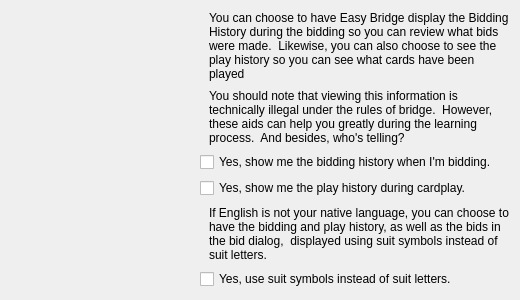
<?xml version="1.0" encoding="UTF-8"?>
<ui version="4.0">
 <class>CProgConfigViewSettingsPage</class>
 <widget class="QWizardPage" name="CProgConfigViewSettingsPage">
  <property name="geometry">
   <rect>
    <x>0</x>
    <y>0</y>
    <width>520</width>
    <height>300</height>
   </rect>
  </property>
  <property name="windowTitle">
   <string>WizardPage</string>
  </property>
  <layout class="QVBoxLayout" name="verticalLayout_2">
   <item>
    <layout class="QHBoxLayout" name="horizontalLayout">
     <item>
      <widget class="QLabel" name="label">
       <property name="text">
        <string/>
       </property>
       <property name="pixmap">
        <pixmap resource="images.qrc">:/newPrefix/resources/BridgeSceneGG5.bmp</pixmap>
       </property>
      </widget>
     </item>
     <item>
      <layout class="QVBoxLayout" name="verticalLayout">
       <item>
        <widget class="QLabel" name="label_2">
         <property name="maximumSize">
          <size>
           <width>310</width>
           <height>16777215</height>
          </size>
         </property>
         <property name="text">
          <string>You can choose to have Easy Bridge display the Bidding History during the bidding so you can review what bids were made.  Likewise, you can also choose to see the play history so you can see what cards have been played</string>
         </property>
         <property name="wordWrap">
          <bool>true</bool>
         </property>
         <property name="indent">
          <number>9</number>
         </property>
        </widget>
       </item>
       <item>
        <widget class="QLabel" name="label_3">
         <property name="maximumSize">
          <size>
           <width>310</width>
           <height>16777215</height>
          </size>
         </property>
         <property name="text">
          <string>You should note that viewing this information is technically illegal under the rules of bridge.  However, these aids can help you greatly during the learning process.  And besides, who's telling?</string>
         </property>
         <property name="wordWrap">
          <bool>true</bool>
         </property>
         <property name="indent">
          <number>9</number>
         </property>
        </widget>
       </item>
       <item>
        <widget class="QCheckBox" name="autoShowBidHistory">
         <property name="text">
          <string>Yes, show me the bidding history when I'm bidding.</string>
         </property>
        </widget>
       </item>
       <item>
        <widget class="QCheckBox" name="autoShowPlayHistory">
         <property name="text">
          <string>Yes, show me the play history during cardplay.</string>
         </property>
        </widget>
       </item>
       <item>
        <widget class="QLabel" name="label_4">
         <property name="maximumSize">
          <size>
           <width>310</width>
           <height>16777215</height>
          </size>
         </property>
         <property name="text">
          <string>If English is not your native language, you can choose to have the bidding and play history, as well as the bids in the bid dialog,  displayed using suit symbols instead of suit letters.</string>
         </property>
         <property name="wordWrap">
          <bool>true</bool>
         </property>
         <property name="indent">
          <number>9</number>
         </property>
        </widget>
       </item>
       <item>
        <widget class="QCheckBox" name="useSuitSymbols">
         <property name="text">
          <string>Yes, use suit symbols instead of suit letters.</string>
         </property>
        </widget>
       </item>
      </layout>
     </item>
    </layout>
   </item>
  </layout>
 </widget>
 <resources>
  <include location="images.qrc"/>
 </resources>
 <connections/>
</ui>
